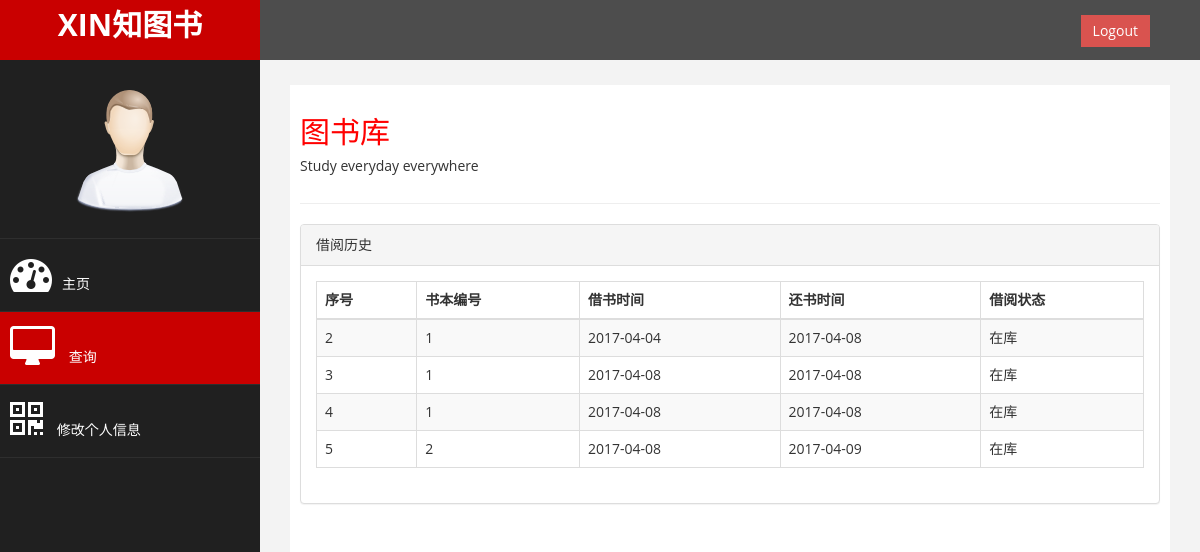
Page /u_select_single_user.php (signed in) on the committed database.
### tables this page shows
CREATE TABLE `record` (
  `id` int(10) NOT NULL AUTO_INCREMENT,
  `usersid` int(10) NOT NULL,
  `booksid` int(10) NOT NULL,
  `borrowtime` date NOT NULL,
  `returntime` date DEFAULT NULL,
  `status` tinyint(2) NOT NULL,
  PRIMARY KEY (`id`),
  foreign key(usersid) references users(`id`),
  foreign key(booksid) references books(`id`)
);

### u_select_single_user.php (the view, shortened to what this page needs)
<!DOCTYPE html>
<html xmlns="http://www.w3.org/1999/xhtml">
<head>
    <link href="assets/css/bootstrap.css" rel="stylesheet" />
    <link href="assets/css/font-awesome.css" rel="stylesheet" />
    <link href="assets/css/custom.css" rel="stylesheet" />
    <link href="assets/js/dataTables/dataTables.bootstrap.css" rel="stylesheet" />
</head>
<body>
    <div id="wrapper">
        <nav class="navbar navbar-default navbar-cls-top " role="navigation" style="margin-bottom: 0">
            <div class="navbar-header">
                <a class="navbar-brand" href="user.php">XIN知图书</a>
            </div>
  <div style="color: white;
padding: 15px 50px 5px 50px;
float: right;
font-size: 16px;"> <a href="logout.php" class="btn btn-danger square-btn-adjust">Logout</a> </div>
        </nav>
                <nav class="navbar-default navbar-side" role="navigation">
            <div class="sidebar-collapse">
                <ul class="nav" id="main-menu">
				<li class="text-center">
                       <img src="assets/img/find_user.png" class="user-image img-responsive"/>
			   </li>
                      <li>
                        <a  href="user.php"><i class="fa fa-dashboard fa-3x"></i>主页</a>
                    </li>
                     <li>
                        <a class="active-menu"  href="u_select_action.php"><i class="fa fa-desktop fa-3x"></i> 查询</a>
                    </li>
                    <li>
                        <a  href="change_info.php"><i class="fa fa-qrcode fa-3x"></i> 修改个人信息</a>
                    </li>
                </ul>
            </div>
        </nav>
        <div id="page-wrapper" >
            <div id="page-inner">
                <div class="row">
                    <div class="col-md-12">
                     <h2>图书库</h2>
                        <h5>Study everyday everywhere</h5>
                    </div>
                </div>
                 <hr />
<?php
try {
    $dsn = 'mysql:dbname=library;host=localhost';
    $user = 'root';
    $password = '123456';
    $db = new PDO($dsn, $user, $password);
	$userid=$_SESSION['userid'];
    $statement= $db->prepare('select * from record where usersid=? ');
    $statement->execute(array($userid));
    $result =$statement->fetchAll();
}   catch(PDOException $e){
    die('程序出错');
}
?>
            <div class="row">
                <div class="col-md-12">
                    <div class="panel panel-default">
                        <div class="panel-heading">
                            借阅历史
                        </div>
                        <div class="panel-body">
                            <div class="table-responsive">
                                <table class="table table-striped table-bordered table-hover">
                                    <thead>
                                        <tr>
                                  <th>序号</th>
                    <th>书本编号</th>
                    <th>借书时间</th>
                    <th>还书时间</th>
                    <th>借阅状态</th>
										</tr>
                                    </thead>
                                    <tbody>
                                     <?php
                foreach($result as $value){
					 echo '<tr>';
                     echo "<td>".$value['id']."</td>";
                    echo "<td>".$value['booksid']."</td>";
                    echo "<td>".$value['borrowtime']."</td>";
                    echo "<td>".$value['returntime']."</td>";
                    if($value['status']==1)
                        echo "<td>".'在库'."</td>";
                    else
                        echo "<td>".'借出'."</td>";
                     echo '</tr>';
				}
                ?>
                                    </tbody>
                                </table>
                            </div>
                        </div>
                    </div>
                </div>
            </div>
        </div>
    </div>
            </div>
</body>
</html>

### assets/css/custom.css (style rules this page uses)
body { font-family: 'Open Sans', sans-serif; }
#wrapper { width: 100%; background:#202020; }
#page-wrapper { padding: 15px 15px; min-height: 600px; background:#F3F3F3; }
#page-inner { width:100%; margin:10px 20px 10px 0px; background-color:#fff!important; padding:10px; min-height:1200px; }
.text-center { text-align:center; }
h2 { color: #f00; }
.square-btn-adjust { border: 0px solid transparent; -webkit-border-radius: 0px; -moz-border-radius: 0px; border-radius: 0px; }
.user-image { margin: 25px auto; -webkit-border-radius: 10px; -moz-border-radius: 10px; border-radius: 10px; max-height:170px; max-width:170px; }
.navbar-cls-top .navbar-brand { color: #fff; background: #C90000; width: 260px; text-align: center; height: 60px; font-size: 30px; font-weight: 700; }
.active-menu { background-color:#C90000!important; }
.sidebar-collapse , .sidebar-collapse .nav { background:none; }
.sidebar-collapse .nav { padding:0; }
.sidebar-collapse .nav > li > a { color:#fff; background:#202020; text-shadow:none; }
.sidebar-collapse > .nav > li > a { padding:15px 10px; }
.sidebar-collapse > .nav > li { border-bottom: 1px solid rgba(107, 108, 109, 0.19); }
.navbar-side { border:none; background-color: #202020; }
.navbar-cls-top { background:#4D4D4D; border-bottom:none; }
.navbar-default { border:0px solid black; }
.navbar-header { background: #A70303; }
.nav > li > a > i { margin-right:10px; }
@media (min-width:768px) { #page-wrapper { margin: 0 0 0 260px; padding: 15px 30px; min-height: 1200px; } }
@media (min-width:768px) { .navbar-side { z-index: 1; position: absolute; width: 260px; } }
@media (min-width:768px) { .navbar { border-radius: 0px; } }

### rows in the picture
record: id "2", booksid "1", borrowtime "2017-04-04", returntime "2017-04-08", status "在库"
record: id "3", booksid "1", borrowtime "2017-04-08", returntime "2017-04-08", status "在库"
record: id "4", booksid "1", borrowtime "2017-04-08", returntime "2017-04-08", status "在库"
record: id "5", booksid "2", borrowtime "2017-04-08", returntime "2017-04-09", status "在库"
